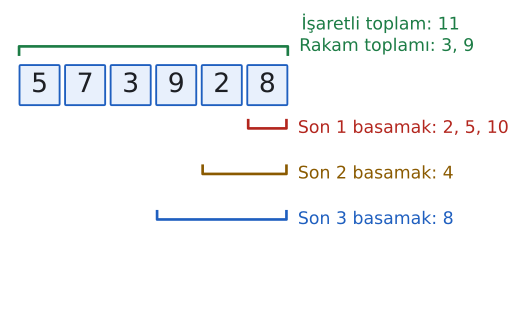

The Python source for this figure:
import sys; sys.path.insert(0, "tools")
from cizim import *

# Hangi bölen için sayının hangi basamaklarına bakılır?
RAKAMLAR = "573928"
fig, ax = sekil(6, 4.4)
ax.set_xlim(-0.2, 9.6); ax.set_ylim(-4.3, 2.2); ax.axis("off"); ax.set_aspect("equal")
n = len(RAKAMLAR)
for i, r in enumerate(RAKAMLAR):
    ax.add_patch(patches.FancyBboxPatch((i + 0.08, 0.08), 0.84, 0.84, boxstyle="round,pad=0.02",
                 facecolor=MAVI_ACIK, edgecolor=MAVI, lw=1.4))
    ax.text(i + 0.5, 0.5, r, ha="center", va="center", fontsize=20, color=YAZI)

def parantez(x0, x1, y, renk, yazi, yukari=False):
    d = 0.18 if yukari else -0.18
    ax.plot([x0, x0, x1, x1], [y - d, y, y, y - d], color=renk, lw=2)
    ax.text(x1 + 0.25, y, yazi, ha="left", va="center", color=renk, fontsize=13)

# Üstte: bütün basamaklar
parantez(0.05, n - 0.05, 1.35, YESIL, "Rakam toplamı: 3, 9", yukari=True)
ax.text(n + 0.25, 1.85, "İşaretli toplam: 11", ha="left", va="center", color=YESIL, fontsize=13)
# Altta: son basamaklar
parantez(n - 1 + 0.08, n - 0.08, -0.45, KIRMIZI, "Son 1 basamak: 2, 5, 10")
parantez(n - 2 + 0.08, n - 0.08, -1.45, SARI, "Son 2 basamak: 4")
parantez(n - 3 + 0.08, n - 0.08, -2.45, MAVI, "Son 3 basamak: 8")
kaydet(fig, __file__)
